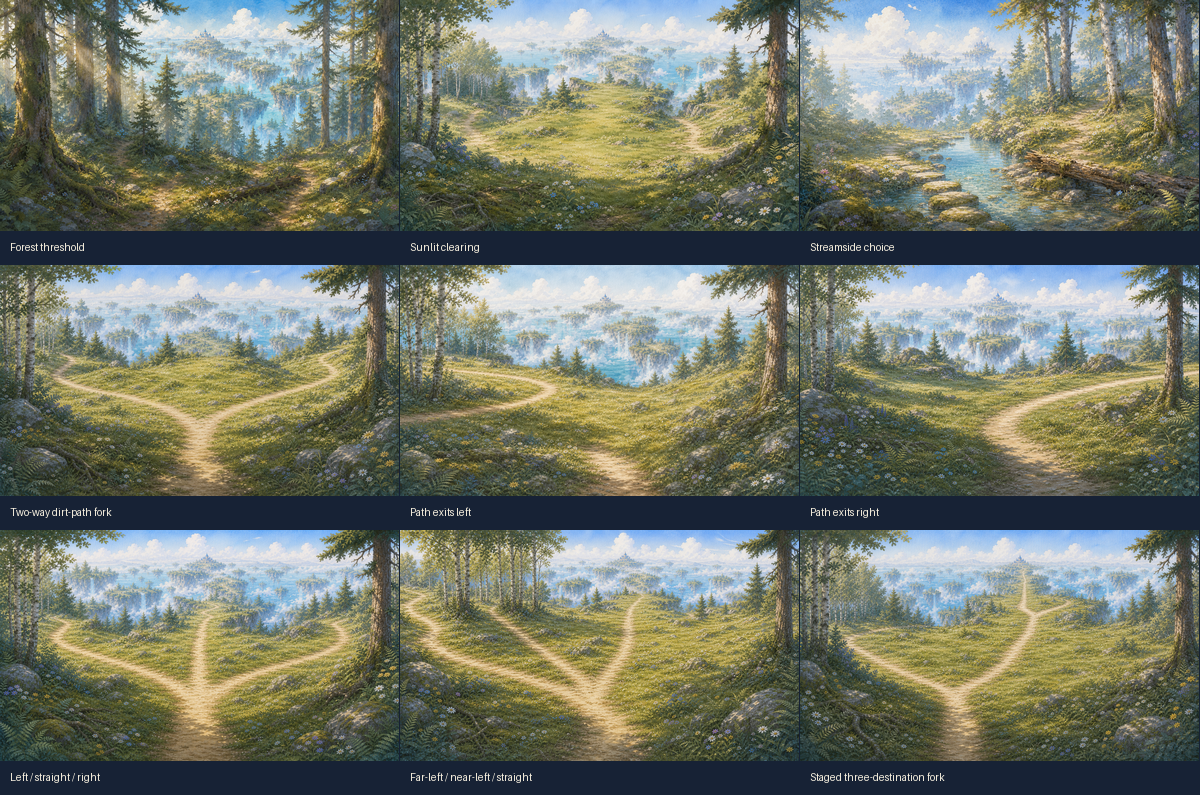
#> input picture tools/svg_ui/pre_journey_library/contact_sheet.png, 1200 x 795 px
$ python -i build_pre_journey.py   (imports and definitions only)
#> lines starting #> are read from the running program, lines starting #| are printed output that depends on the picture
#> further down, picture is the input picture: PIL image 1200x795 RGB; mean R, G, B 116.6, 121.5, 107.1
#!/usr/bin/env python3
"""Normalize and trace the pre-journey image-generation results.

Usage:
  py -3.11 build_pre_journey.py
  py -3.11 build_pre_journey.py --resume
  py -3.11 build_pre_journey.py --skip-svg
"""

from __future__ import annotations

import argparse
import html
import json
import re
from pathlib import Path

from PIL import Image, ImageDraw, ImageFont
import vtracer


ROOT = Path(__file__).resolve().parent
CANVAS = (1200, 694)
TRACE_SETTINGS = {
    "filter_speckle": 8,
    "color_precision": 7,
    "layer_difference": 16,
    "corner_threshold": 60,
    "length_threshold": 4.0,
    "splice_threshold": 45,
    "path_precision": 2,
}
SCENES = [
    {
        "id": "01_forest_threshold",
        "title": "Forest threshold",
        "decision_language": "two faint natural foot-trails through an old pine forest",
    },
    {
        "id": "02_sunlit_clearing",
        "title": "Sunlit clearing",
        "decision_language": "three subtle options across an open highland meadow",
    },
    {
        "id": "03_streamside_choice",
        "title": "Streamside choice",
        "decision_language": "stepping stones, a log crossing, and a faint bank trail",
    },
    {
        "id": "04_two_way_fork",
        "title": "Two-way dirt-path fork",
        "decision_language": "one foreground dirt path splitting into equal left and right choices",
    },
    {
        "id": "05_path_exits_left",
        "title": "Path exits left",
        "decision_language": "one continuous dirt path curving beyond the left edge",
    },
    {
        "id": "06_path_exits_right",
        "title": "Path exits right",
        "decision_language": "one continuous dirt path curving beyond the right edge",
    },
    {
        "id": "07_left_straight_right",
        "title": "Left / straight / right",
        "decision_language": "one junction with balanced left, straight, and right destinations",
    },
    {
        "id": "08_far_left_near_left_straight",
        "title": "Far-left / near-left / straight",
        "decision_language": "an asymmetric three-path fan with two distinct left choices",
    },
    {
        "id": "09_staged_left_straight_right",
        "title": "Staged three-destination fork",
        "decision_language": "a near left fork followed later by a separate straight/right fork",
    },
]


def crop_and_resize(source: Image.Image) -> Image.Image:
    """Center-crop to the canonical aspect ratio, then resize once."""
    source = source.convert("RGB")
    width, height = source.size
#> width = 1200; height = 795
    target_ratio = CANVAS[0] / CANVAS[1]
    source_ratio = width / height
#> source_ratio = 1.51
    if source_ratio > target_ratio:
        crop_width = round(height * target_ratio)
        left = (width - crop_width) // 2
        box = (left, 0, left + crop_width, height)
    else:
        crop_height = round(width / target_ratio)
#> crop_height = 694
        top = (height - crop_height) // 2
#> top = 50
        box = (0, top, width, top + crop_height)
#> box = (0, 50, 1200, 744)
    return source.crop(box).resize(CANVAS, Image.Resampling.LANCZOS)
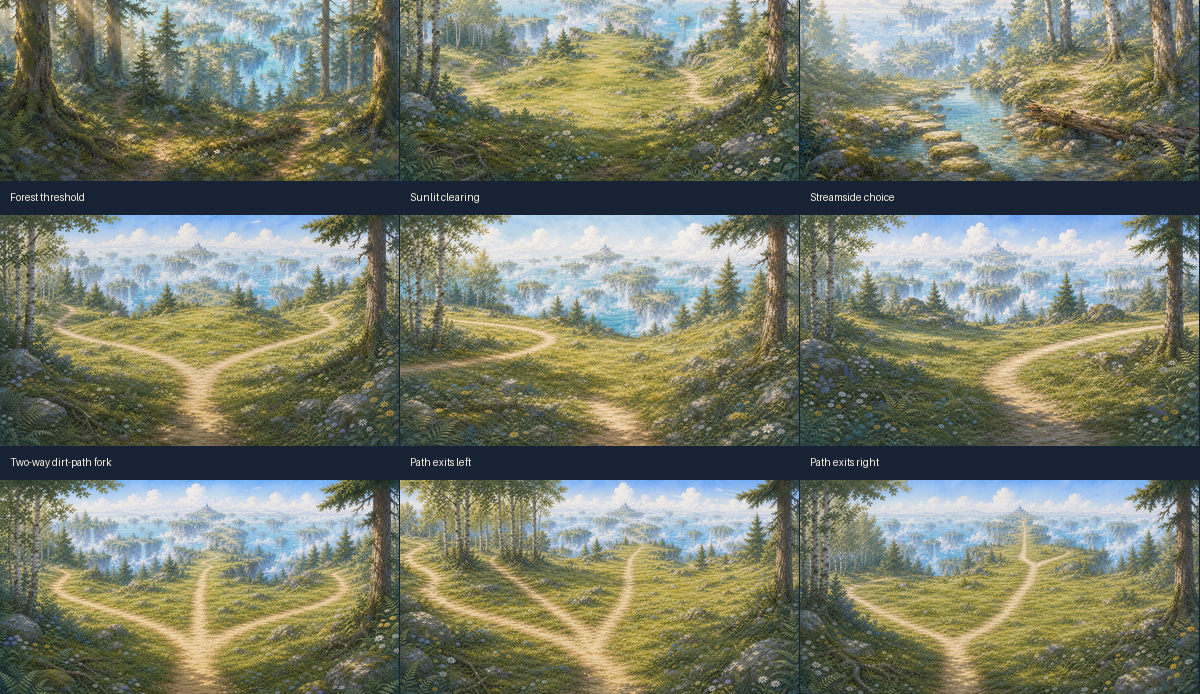
#> returned value: PIL image 1200x694 RGB; mean R, G, B 119.6, 123.6, 106.4


# [109 lines left out: functions inject_metadata, make_contact_sheet, main, not called in this run]


# [2 lines not run here, left out]

>>> from PIL import Image
>>> picture = Image.open('contact_sheet.png')
>>> result = crop_and_resize(picture)
